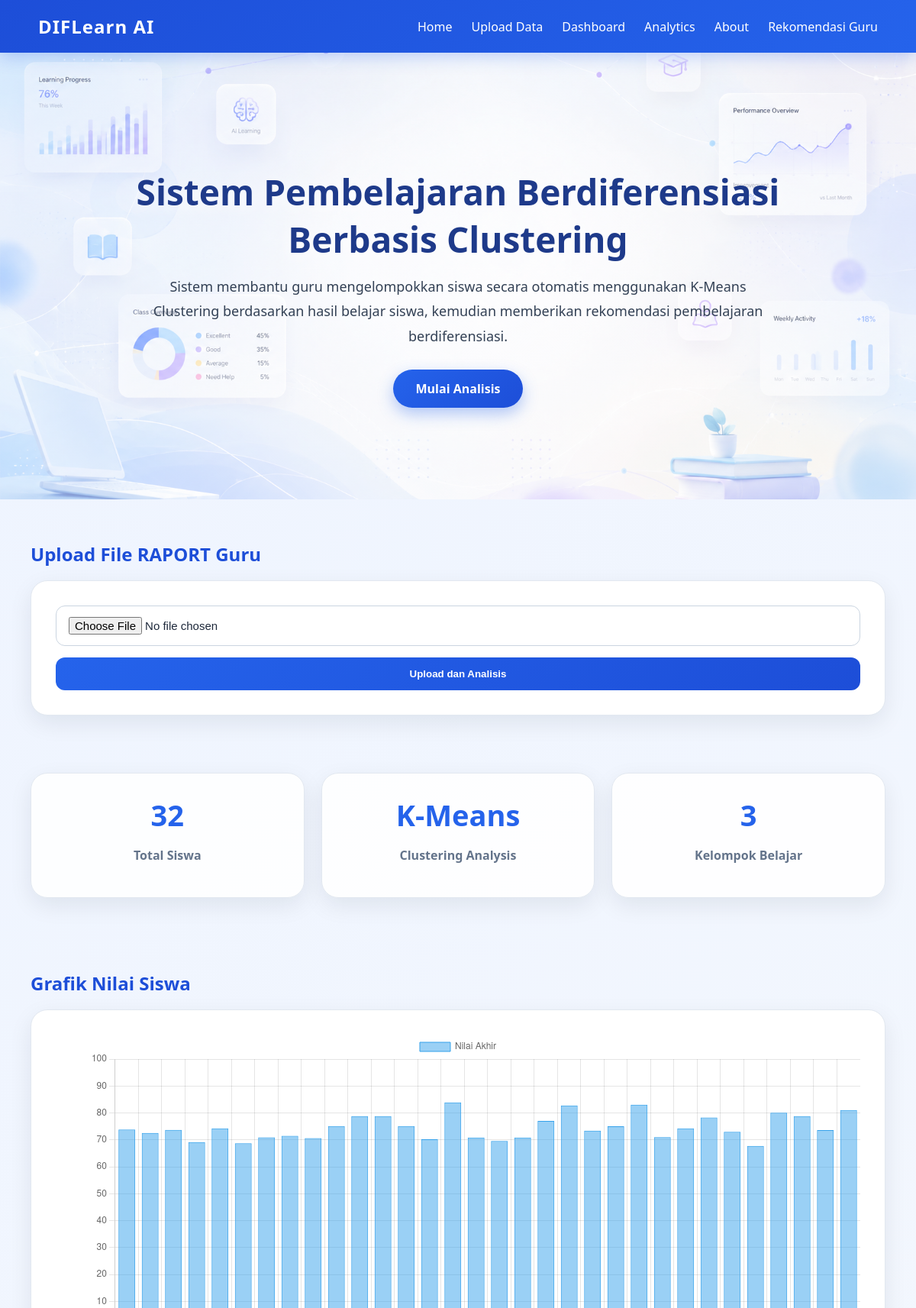
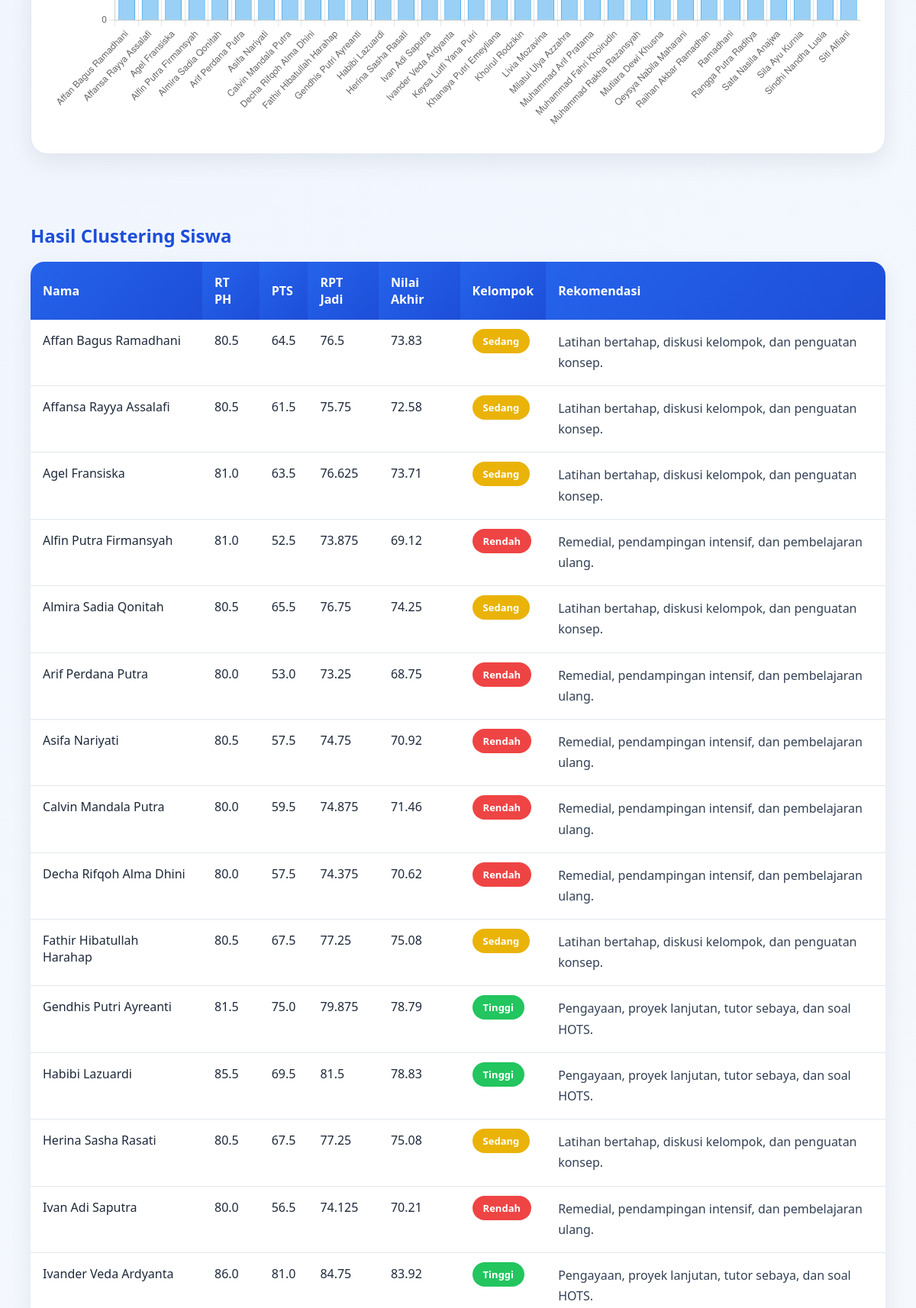
The page / (upper part) on the database its author committed (2 pictures, top to bottom).
### tables this page shows
CREATE TABLE students (
    id INTEGER PRIMARY KEY AUTOINCREMENT,
    nama TEXT,
    rt_ph REAL,
    uhb REAL,
    rpt REAL,
    nilai_akhir REAL,
    status TEXT,
    rekomendasi TEXT
);

### app.py (the view, shortened to what this page needs)
@app.route("/", methods=["GET", "POST"])
def home():
    cursor.execute(
        "SELECT * FROM students"
    )
    data = cursor.fetchall()
    students = []
    for row in data:
        students.append({
            "nama": row[1],
            "rt_ph": row[2],
            "uhb": row[3],
            "rpt": row[4],
            "nilai_akhir": row[5],
            "status": row[6],
            "rekomendasi": row[7]
        })
    labels = [s["nama"] for s in students]
    nilai_data = [s["nilai_akhir"] for s in students]
    print("LABELS =", labels)
    print("NILAI =", nilai_data)
    return render_template(
        "index.html",
        students=students,
        labels=labels,
        nilai_data=nilai_data
)

### templates/index.html (shortened to what this page needs)
<!DOCTYPE html>
<html lang="en">
<head>
    <link rel="stylesheet" href="{{ url_for('static', filename='style.css') }}">
</head>
<body>
<nav>
    <h2>DIFLearn AI</h2>
    <ul>
        <li><a href="#home">Home</a></li>
        <li><a href="#input">Upload Data</a></li>
        <li><a href="#dashboard">Dashboard</a></li>
        <li><a href="#analytics">Analytics</a></li>
        <li><a href="#about">About</a></li>
        <li><a href="/rekomendasi">Rekomendasi Guru</a></li>
    </ul>
</nav>
<header class="hero" id="home">
    <h1>Sistem Pembelajaran Berdiferensiasi Berbasis Clustering</h1>
    <p>
        Sistem membantu guru mengelompokkan siswa secara otomatis
        menggunakan K-Means Clustering berdasarkan hasil belajar siswa,
        kemudian memberikan rekomendasi pembelajaran berdiferensiasi.
    </p>
    <a href="#input" class="hero-button">
        Mulai Analisis
    </a>
</header>
<section class="form-section" id="input">
    <h2>Upload File RAPORT Guru</h2>
    <form method="POST" enctype="multipart/form-data">
        <input
            type="file"
            name="file"
            accept=".xls,.xlsx"
            required
        >
        <button type="submit">
            Upload dan Analisis
        </button>
    </form>
</section>
<section class="stats" id="dashboard">
    <div class="card">
        <h2>{{ students|length }}</h2>
        <p>Total Siswa</p>
    </div>
    <div class="card">
        <h2>K-Means</h2>
        <p>Clustering Analysis</p>
    </div>
    <div class="card">
        <h2>3</h2>
        <p>Kelompok Belajar</p>
    </div>
</section>
<section class="chart-section" id="analytics">
    <h2>Grafik Nilai Siswa</h2>
    <div class="chart-container">
        <canvas id="myChart"></canvas>
    </div>
</section>
<section class="table-section">
    <h2>Hasil Clustering Siswa</h2>
    <table>
        <tr>
            <th>Nama</th>
            <th>RT PH</th>
            <th>PTS</th>
            <th>RPT Jadi</th>
            <th>Nilai Akhir</th>
            <th>Kelompok</th>
            <th>Rekomendasi</th>
        </tr>
        {% for siswa in students %}
        <tr>
            <td>{{ siswa.nama }}</td>
            <td>{{ siswa.rt_ph }}</td>
            <td>{{ siswa.uhb }}</td>
            <td>{{ siswa.rpt }}</td>
            <td>{{ siswa.nilai_akhir }}</td>
            <td>
                {% if siswa.status == 'Tinggi' %}
                    <span class="baik">
                        {{ siswa.status }}
                    </span>
                {% elif siswa.status == 'Sedang' %}
                    <span class="cukup">
                        {{ siswa.status }}
                    </span>
                {% else %}
                    <span class="risiko">
                        {{ siswa.status }}
                    </span>
                {% endif %}
            </td>
            <td>
                {{ siswa.rekomendasi }}
            </td>
        </tr>
        {% endfor %}
    </table>
</section>
<script>
const labels = {{ labels|default([])|tojson }};
const nilaiData = {{ nilai_data|default([])|tojson }};
const ctx = document.getElementById('myChart');
new Chart(ctx, {
    type: 'bar',
    data: {
        labels: labels,
        datasets: [{
            label: 'Nilai Akhir',
            data: nilaiData,
            borderWidth: 1
        }]
    },
    options: {
        responsive: true,
        scales: {
            y: {
                beginAtZero: true,
                max: 100
            }
        }
    }
});
</script>
</body>
</html>

### static/style.css (style rules this page uses)
* { box-sizing: border-box; }
html { scroll-behavior: smooth; }
body { margin: 0; font-family: 'Segoe UI', Arial, sans-serif; background: linear-gradient(135deg, #eef4ff, #f8fafc); color: #1e293b; }
nav { background: linear-gradient(135deg, #1d4ed8, #2563eb); color: white; display: flex; justify-content: space-between; padding: 18px 50px; align-items: center; box-shadow: 0 6px 20px rgba(37, 99, 235, 0.25); position: sticky; top: 0; z-index: 10; }
nav h2 { margin: 0; letter-spacing: 1px; }
nav ul { display: flex; list-style: none; gap: 25px; margin: 0; }
nav li { cursor: pointer; font-weight: 500; }
nav a { color: white; text-decoration: none; }
.hero { text-align: center; padding: 120px 20px; background-image: linear-gradient(rgba(255,255,255,0.18), rgba(255,255,255,0.40)), url("/static/bg-education.png"); background-size: cover; background-position: center; background-repeat: no-repeat; min-height: 560px; display: flex; flex-direction: column; justify-content: center; align-items: center; }
.hero h1 { font-size: 46px; color: #1e3a8a; max-width: 900px; margin-bottom: 15px; text-shadow: 0 4px 20px rgba(255,255,255,0.9); }
.hero p { font-size: 18px; width: 70%; margin: auto; line-height: 1.8; color: #334155; text-shadow: 0 4px 18px rgba(255,255,255,0.95); }
.hero-button { display: inline-block; margin-top: 28px; padding: 14px 30px; background: linear-gradient(135deg, #2563eb, #1d4ed8); color: white; border-radius: 999px; text-decoration: none; font-weight: bold; box-shadow: 0 8px 20px rgba(37, 99, 235, 0.35); }
.stats { display: grid; grid-template-columns: repeat(auto-fit, minmax(220px, 1fr)); gap: 22px; padding: 40px; }
.card { background: rgba(255, 255, 255, 0.9); padding: 28px; text-align: center; border-radius: 22px; box-shadow: 0 10px 30px rgba(15, 23, 42, 0.08); border: 1px solid #e2e8f0; transition: 0.3s; }
.card h2 { color: #2563eb; font-size: 38px; margin: 0; }
.card p { color: #64748b; font-weight: 600; }
.form-section, .chart-section, .table-section { padding: 35px 40px; }
.form-section h2, .chart-section h2, .table-section h2 { color: #1d4ed8; margin-bottom: 18px; }
.form-section form { background: white; padding: 32px; border-radius: 22px; box-shadow: 0 10px 30px rgba(15, 23, 42, 0.08); display: grid; gap: 15px; border: 1px solid #e2e8f0; }
.form-section input { padding: 14px 16px; border: 1px solid #cbd5e1; border-radius: 12px; font-size: 15px; outline: none; }
.form-section button { padding: 14px; border: none; background: linear-gradient(135deg, #2563eb, #1d4ed8); color: white; border-radius: 12px; cursor: pointer; font-weight: bold; }
.chart-container { background: white; padding: 32px; border-radius: 22px; box-shadow: 0 10px 30px rgba(15, 23, 42, 0.08); border: 1px solid #e2e8f0; }
table { width: 100%; background: white; border-collapse: collapse; border-radius: 18px; overflow: hidden; box-shadow: 0 10px 30px rgba(15, 23, 42, 0.08); }
table th { background: linear-gradient(135deg, #2563eb, #1d4ed8); color: white; padding: 16px; text-align: left; }
table td { padding: 16px; border-bottom: 1px solid #e2e8f0; vertical-align: top; }
table td:last-child { min-width: 320px; line-height: 1.7; color: #334155; }
.baik, .cukup, .risiko { color: white; padding: 7px 14px; border-radius: 999px; font-size: 13px; font-weight: bold; }
.baik { background-color: #22c55e; }
.cukup { background-color: #eab308; }
.risiko { background-color: #ef4444; }

### rows shown on the page
students: nama "Affan Bagus Ramadhani", rt_ph "80.5", uhb "64.5", rpt "76.5", nilai_akhir "73.83", status "Sedang", rekomendasi "Latihan bertahap, diskusi kelompok, dan penguatan konsep."
students: nama "Affansa Rayya Assalafi", rt_ph "80.5", uhb "61.5", rpt "75.75", nilai_akhir "72.58", status "Sedang", rekomendasi "Latihan bertahap, diskusi kelompok, dan penguatan konsep."
students: nama "Agel Fransiska", rt_ph "81.0", uhb "63.5", rpt "76.625", nilai_akhir "73.71", status "Sedang", rekomendasi "Latihan bertahap, diskusi kelompok, dan penguatan konsep."
students: nama "Alfin Putra Firmansyah", rt_ph "81.0", uhb "52.5", rpt "73.875", nilai_akhir "69.12", status "Rendah", rekomendasi "Remedial, pendampingan intensif, dan pembelajaran ulang."
students: nama "Almira Sadia Qonitah", rt_ph "80.5", uhb "65.5", rpt "76.75", nilai_akhir "74.25", status "Sedang", rekomendasi "Latihan bertahap, diskusi kelompok, dan penguatan konsep."
students: nama "Arif Perdana Putra", rt_ph "80.0", uhb "53.0", rpt "73.25", nilai_akhir "68.75", status "Rendah", rekomendasi "Remedial, pendampingan intensif, dan pembelajaran ulang."
students: nama "Asifa Nariyati", rt_ph "80.5", uhb "57.5", rpt "74.75", nilai_akhir "70.92", status "Rendah", rekomendasi "Remedial, pendampingan intensif, dan pembelajaran ulang."
students: nama "Calvin Mandala Putra", rt_ph "80.0", uhb "59.5", rpt "74.875", nilai_akhir "71.46", status "Rendah", rekomendasi "Remedial, pendampingan intensif, dan pembelajaran ulang."
students: nama "Decha Rifqoh Alma Dhini", rt_ph "80.0", uhb "57.5", rpt "74.375", nilai_akhir "70.62", status "Rendah", rekomendasi "Remedial, pendampingan intensif, dan pembelajaran ulang."
students: nama "Fathir Hibatullah Harahap", rt_ph "80.5", uhb "67.5", rpt "77.25", nilai_akhir "75.08", status "Sedang", rekomendasi "Latihan bertahap, diskusi kelompok, dan penguatan konsep."
students: nama "Gendhis Putri Ayreanti", rt_ph "81.5", uhb "75.0", rpt "79.875", nilai_akhir "78.79", status "Tinggi", rekomendasi "Pengayaan, proyek lanjutan, tutor sebaya, dan soal HOTS."
students: nama "Habibi Lazuardi", rt_ph "85.5", uhb "69.5", rpt "81.5", nilai_akhir "78.83", status "Tinggi", rekomendasi "Pengayaan, proyek lanjutan, tutor sebaya, dan soal HOTS."
students: nama "Herina Sasha Rasati", rt_ph "80.5", uhb "67.5", rpt "77.25", nilai_akhir "75.08", status "Sedang", rekomendasi "Latihan bertahap, diskusi kelompok, dan penguatan konsep."
students: nama "Ivan Adi Saputra", rt_ph "80.0", uhb "56.5", rpt "74.125", nilai_akhir "70.21", status "Rendah", rekomendasi "Remedial, pendampingan intensif, dan pembelajaran ulang."
students: nama "Ivander Veda Ardyanta", rt_ph "86.0", uhb "81.0", rpt "84.75", nilai_akhir "83.92", status "Tinggi", rekomendasi "Pengayaan, proyek lanjutan, tutor sebaya, dan soal HOTS."

### other values the page prints
{{ students|length }} "32"
chart data {{ nilai_data|default([])|tojson }} [73.83, 72.58, 73.71, 69.12, 74.25, 68.75, 70.92, 71.46, 70.62, 75.08, 78.79, 78.83, 75.08, 70.21, 83.92, 70.83, 69.58, 70.83, 77.04, 82.79, 73.42, 75.04, 83.08, 71.0, 74.29, 78.29, 73.0, 67.71, 80.08, 78.83, 73.62, 81.04]
